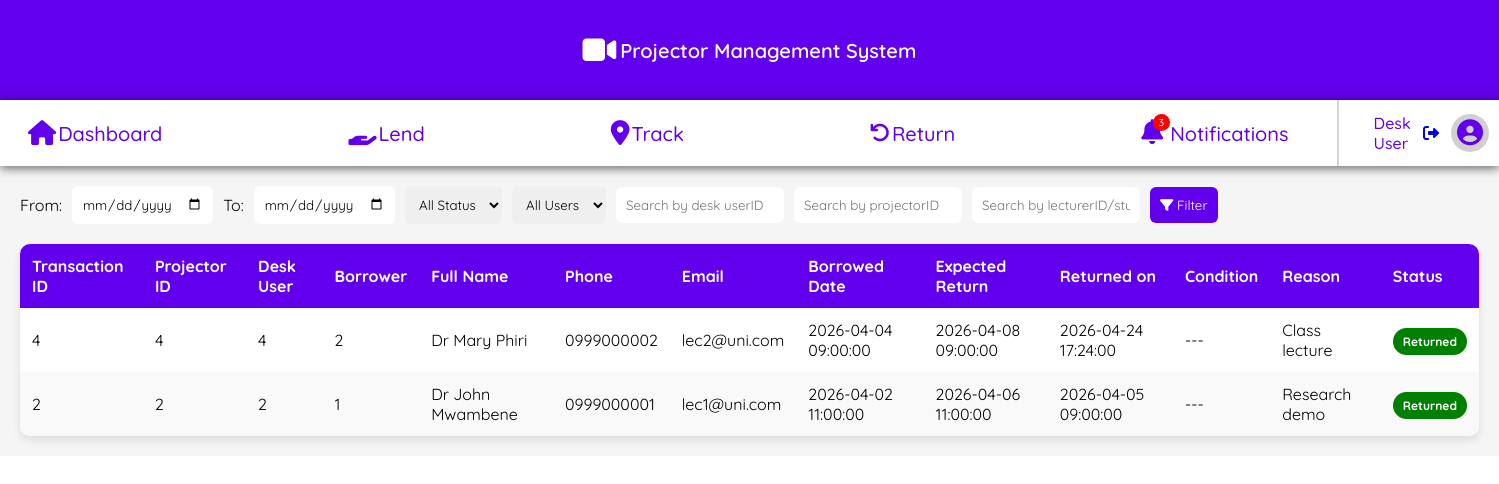
The page /Track.php?userType=lecturer (signed in) on the database its author committed.
### tables this page shows
CREATE TABLE `transactions` (
  `transaction_id` int(11) NOT NULL,
  `user_id` int(11) DEFAULT NULL,
  `projector_id` int(11) DEFAULT NULL,
  `student_id` int(11) DEFAULT NULL,
  `lecturer_id` int(11) DEFAULT NULL,
  `borrower_type` enum('student','lecturer') DEFAULT NULL,
  `borrowed_at` datetime NOT NULL,
  `expected_return_at` datetime DEFAULT NULL,
  `returned_at` datetime DEFAULT NULL,
  `projector_condition` enum('good','faulty') DEFAULT NULL,
  `reason` text DEFAULT NULL,
  `status` enum('pending','returned','flagged') DEFAULT 'pending'
);

CREATE TABLE `lecturers` (
  `lecturer_id` int(11) NOT NULL,
  `first_name` varchar(50) NOT NULL,
  `middle_name` varchar(50) DEFAULT NULL,
  `last_name` varchar(50) NOT NULL,
  `department` varchar(100) DEFAULT NULL,
  `phone_number` varchar(20) DEFAULT NULL,
  `home` varchar(100) DEFAULT NULL,
  `email` varchar(100) DEFAULT NULL
);

### Track.php (the view, shortened to what this page needs)
<?php
    require("connection.php");
    $where = [];
if (!empty($_GET['userType'])) {
    $type = $_GET['userType'];
    $where[] = "t.borrower_type = '$type'";
}
$whereSQL = "";
if (count($where) > 0) {
    $whereSQL = "WHERE " . implode(" AND ", $where);
}
    $sql = "
            SELECT
                t.transaction_id,
                t.projector_id,
                t.user_id,
                t.borrower_type,
                t.borrowed_at,
                t.expected_return_at,
                t.returned_at,
                t.projector_condition,
                t.reason,
                t.status,
                s.student_id,
                s.first_name AS student_first,
                s.last_name AS student_last,
                s.phone_number AS student_phone,
                s.email AS student_email,
                l.lecturer_id,
                l.first_name AS lecturer_first,
                l.last_name AS lecturer_last,
                l.phone_number AS lecturer_phone,
                l.email AS lecturer_email
            FROM transactions t
            LEFT JOIN students s ON t.student_id = s.student_id
            LEFT JOIN lecturers l ON t.lecturer_id = l.lecturer_id
            $whereSQL
            ORDER BY t.transaction_id DESC
            ";
$result = $conn->query($sql);
?>
<!DOCTYPE html>
<html lang="en">
<head>
    <link rel="stylesheet" href="css/tracking.css">
</head>
<body>
    <div class="container">
        <?php include("desk-navigation.php"); ?>
        <div class="tracking-container">
            <form method="GET" class="filters">
                <label>From:</label>
                <input type="date" name="fromDate">
                <label>To:</label>
                <input type="date" name="toDate">
                <select name="status">
                    <option value="">All Status</option>
                </select>
                <select name="userType">
                    <option value="">All Users</option>
                </select>
                <input type="text" name="userID" placeholder="Search by desk userID">
                <input type="text" name="projectorID" placeholder="Search by projectorID">
                <input type="text" name="borrowerID" placeholder="Search by lecturerID/studentID">
                <button type="submit">
                    <i class="fa fa-filter"></i> Filter
                </button>
            </form>
            <div class="table-wrapper">
                <table>
                    <thead>
                        <tr>
                            <th>Transaction ID</th>
                            <th>Projector ID</th>
                            <th>Desk User</th>
                            <th>Borrower</th>
                            <th>Full Name</th>
                            <th>Phone</th>
                            <th>Email</th>
                            <th>Borrowed Date</th>
                            <th>Expected Return</th>
                            <th>Returned on</th>
                            <th>Condition</th>
                            <th>Reason</th>
                            <th>Status</th>
                        </tr>
                    </thead>
                    <tbody id="trackingTable">
                            <?php while ($row = $result->fetch_assoc()) { ?>
                            <?php
                                if ($row['borrower_type'] == 'student') {
                                    $name = $row['student_first'] . " " . $row['student_last'];
                                    $phone = $row['student_phone'];
                                    $email = $row['student_email'];
                                    $borrowerId = $row['student_id'];
                                } else {
                                    $name = $row['lecturer_first'] . " " . $row['lecturer_last'];
                                    $phone = $row['lecturer_phone'];
                                    $email = $row['lecturer_email'];
                                    $borrowerId = $row['lecturer_id'];
                                }
                            ?>
                            <tr>
                                <td><?= $row['transaction_id'] ?></td>
                                <td><?= $row['projector_id'] ?></td>
                                <td><?= $row['user_id'] ?></td>
                                <td><?= $borrowerId ?></td>
                                <td><?= $name ?></td>
                                <td><?= $phone ?></td>
                                <td><?= $email ?></td>
                                <td><?= $row['borrowed_at'] ?></td>
                                <td><?= $row['expected_return_at'] ?></td>
                                <td>
                                    <?php if ($row['status'] !== 'returned') { ?>
                                    <?php } else { ?>
                                        <?= $row['returned_at'] ?>
                                    <?php } ?>
                                </td>
                                <td>
                                    <?= $row['projector_condition'] ? ucfirst($row['projector_condition']) : "---" ?>
                                </td>
                                <td><?= $row['reason'] ?></td>
                                <td>
                                    <span class="status <?= $row['status'] ?>">
                                        <?= ucfirst($row['status']) ?>
                                    </span>
                                </td>
                            </tr>
                            <?php } ?>
                    </tbody>
                </table>
        </div>
        </div>
    </div>
</body>
</html>

### css/tracking.css (style rules this page uses)
.tracking-container { padding: 20px; font-family: "Quicksand", sans-serif; background: #f5f5f5; }
.filters { display: flex; flex-wrap: wrap; align-items: center; gap: 10px; margin-bottom: 20px; }
.filters input, .filters select, .filters button { padding: 10px; border-radius: 6px; border: none; font-family: inherit; }
.filters button { background: #6200ee; color: white; cursor: pointer; }
.table-wrapper { overflow-x: auto; background: white; border-radius: 10px; box-shadow: 0 4px 10px rgba(0,0,0,0.1); }
table { width: 100%; border-collapse: collapse; }
thead { background: #6200ee; color: white; }
th, td { padding: 12px; text-align: left; }
tbody tr:nth-child(even) { background: #f9f9f9; }
.status { padding: 6px 10px; border-radius: 20px; font-size: 12px; color: white; font-weight: bold; }
.status.returned { background: green; }

### css/navigation.css (style rules this page uses)
body { margin: 0; }

### rows shown on the page
transactions: transaction_id "4", projector "4", user "4", lecturer.lecturer_id "2", lecturer.last_name "Dr Mary Phiri", lecturer.phone_number "0999000002", lecturer.email "lec2@uni.com", borrowed_at "2026-04-04 09:00:00", expected_return_at "2026-04-08 09:00:00", returned_at "2026-04-24 17:24:00", reason "Class lecture", status "Returned"
transactions: transaction_id "2", projector "2", user "2", lecturer.lecturer_id "1", lecturer.last_name "Dr John Mwambene", lecturer.phone_number "0999000001", lecturer.email "lec1@uni.com", borrowed_at "2026-04-02 11:00:00", expected_return_at "2026-04-06 11:00:00", returned_at "2026-04-05 09:00:00", reason "Research demo", status "Returned"

### other values the page prints
$_SESSION['first_name'] "Desk"
$_SESSION['last_name'] "User"
